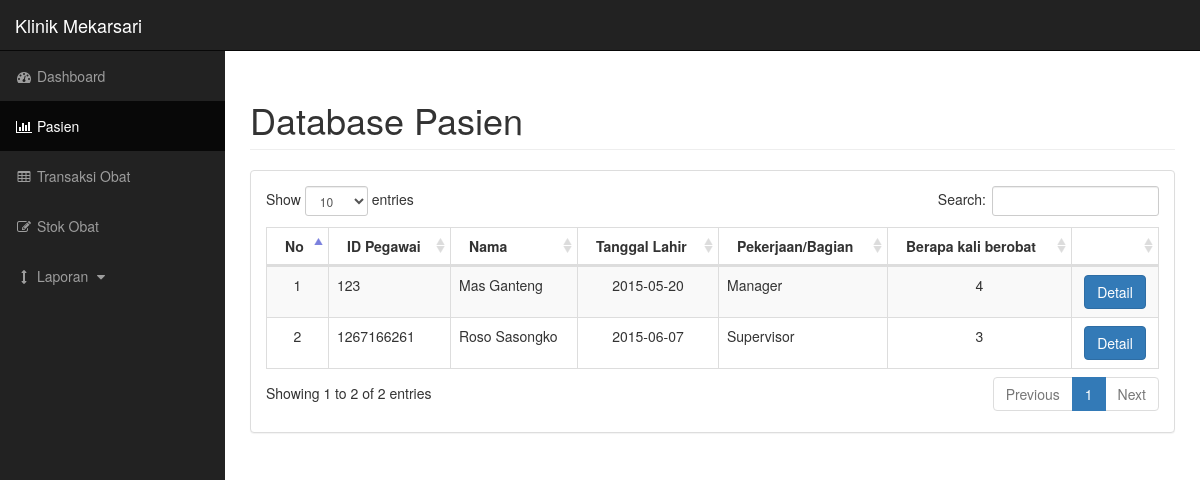
The app's page /pasien.php with its own data.
### tables this page shows
CREATE TABLE IF NOT EXISTS `m_employee` (
  `me_id` int(11) NOT NULL,
  `me_md_id` int(11) DEFAULT NULL,
  `me_mep_id` varchar(50) DEFAULT NULL,
  `me_nik` varchar(255) DEFAULT NULL,
  `me_rfid` varchar(25) NOT NULL,
  `me_barcode` varchar(25) NOT NULL,
  `me_first_name` varchar(25) DEFAULT NULL,
  `me_middle_name` varchar(25) DEFAULT NULL,
  `me_last_name` varchar(25) DEFAULT NULL,
  `me_dob` date DEFAULT NULL,
  `me_gender` varchar(15) DEFAULT NULL,
  `me_hp` varchar(25) DEFAULT NULL,
  `me_email` varchar(100) DEFAULT NULL,
  `me_address` text,
  `me_working_since` date DEFAULT NULL,
  `me_status_kontrak` int(11) NOT NULL,
  `me_status_keaktifan` varchar(25) NOT NULL,
  `me_kendaraan` varchar(25) NOT NULL,
  `me_foto` varchar(100) NOT NULL
);

CREATE TABLE IF NOT EXISTS `m_employee_positions` (
  `mep_id` int(11) NOT NULL,
  `mep_name` varchar(255) DEFAULT NULL,
  `mep_desc` varchar(255) DEFAULT NULL
);

### pasien.php (the view, shortened to what this page needs)
<!DOCTYPE html>
<html lang="en">
<?php
	$query = mysql_query("select * from m_employee");
?>
<head>
    <link href="bower_components/bootstrap/dist/css/bootstrap.min.css" rel="stylesheet">
    <link href="bower_components/metisMenu/dist/metisMenu.min.css" rel="stylesheet">
    <link href="bower_components/datatables-plugins/integration/bootstrap/3/dataTables.bootstrap.css" rel="stylesheet">
    <link href="bower_components/datatables-responsive/css/dataTables.responsive.css" rel="stylesheet">
    <link href="bower_components/font-awesome/css/font-awesome.min.css" rel="stylesheet" type="text/css">
    <link href="css/sb-admin.css" rel="stylesheet">
</head>
<body>
    <div id="wrapper">
        <nav class="navbar navbar-inverse navbar-fixed-top" role="navigation">
            <div class="navbar-header">
                <a class="navbar-brand" href="index.php">Klinik Mekarsari</a>
            </div>
            <div class="collapse navbar-collapse navbar-ex1-collapse">
                <ul class="nav navbar-nav side-nav">
                    <li>
                        <a href="index.php"><i class="fa fa-fw fa-dashboard"></i> Dashboard</a>
                    </li>
                    <li class="active">
                        <a href="pasien.php"><i class="fa fa-fw fa-bar-chart-o"></i> Pasien</a>
                    </li>
                    <li>
                        <a href="transaksi.php"><i class="fa fa-fw fa-table"></i> Transaksi Obat</a>
                    </li>
                    <li>
                        <a href="stok.php"><i class="fa fa-fw fa-edit"></i> Stok Obat</a>
                    </li>
                    <li>
                        <a href="javascript:;" data-toggle="collapse" data-target="#demo"><i class="fa fa-fw fa-arrows-v"></i> Laporan <i class="fa fa-fw fa-caret-down"></i></a>
                    </li>
                </ul>
			</div>
        </nav>
        <div id="page-wrapper">
			<div class="container-fluid">
				<div class="row">
					<div class="col-lg-12">
						<h1 class="page-header">Database Pasien</h1>
					</div>
				</div>
				<div class="row">
					<div class="col-lg-12">
						<div class="panel panel-default">
							<div class="panel-body">
								<div class="dataTable_wrapper">
									<table class="table table-striped table-bordered table-hover" id="dataTables-example">
										<thead>
											<tr>
												<th>No</th>
												<th>ID Pegawai</th>
												<th>Nama</th>
												<th>Tanggal Lahir</th>
												<th>Pekerjaan/Bagian</th>
												<th>Berapa kali berobat</th>
												<th></th>
											</tr>
										</thead>
										<tbody>
											<?php
											$i = 0;
											while($row = mysql_fetch_array($query))
											{
												$i++;
											?>
											<tr>
												<td class="text-center"><?php echo $i?></td>
												<td><?php echo $row['me_nik']?></td>
												<td><?php echo $row['me_first_name'],' ',$row['me_last_name']?></td>
												<td class="text-center"><?php echo $row['me_dob']?></td>
												<?php
													$mep_id = $row['me_mep_id'];
													$q = mysql_query("select * from m_employee_positions where mep_id = '$mep_id'");
													$r = mysql_fetch_array($q);
												?>
												<td><?php echo $r['mep_name']?></td>
												<?php
													$q1 = mysql_query("select * from tpa_pasien where tpa_me_id='$mep_id'");
													$r1 = mysql_num_rows($q1);
												?>
												<td class="text-center"><?php echo $r1?></td>
												<td>
													<a href="detail.php?id=<?php echo $mep_id?>">
														<center>
															<button type="button" class="btn btn-primary btn-md">Detail</button>
														</center>
													</a>
												</td>
											</tr>
											<?php } ?>
										</tbody>
									</table>
								</div>
							</div>
						</div>
					</div>
				</div>
			</div>
        </div>
    </div>
</body>
</html>

### css/sb-admin.css (style rules this page uses)
body { margin-top: 100px; background-color: #222; }
@media (min-width:768px) { body { margin-top: 50px; } }
#wrapper { padding-left: 0; }
#page-wrapper { width: 100%; padding: 0; background-color: #fff; }
@media (min-width:768px) { #wrapper { padding-left: 225px; } }
@media (min-width:768px) { #page-wrapper { padding: 10px; } }
@media (min-width:768px) { .side-nav { position: fixed; top: 51px; left: 225px; width: 225px; margin-left: -225px; border: none; border-radius: 0; overflow-y: auto; background-color: #222; bottom: 0; overflow-x: hidden; padding-bottom: 40px; } }
@media (min-width:768px) { .side-nav>li>a { width: 225px; } }

### records on screen
m_employee: me_nik "123", me_first_name "Mas", me_last_name "Ganteng", me_dob "2015-05-20", m_employee_positions.mep_name "Manager", r1 "4"
m_employee: me_nik "1267166261", me_first_name "Roso", me_last_name "Sasongko", me_dob "2015-06-07", m_employee_positions.mep_name "Supervisor", r1 "3"
